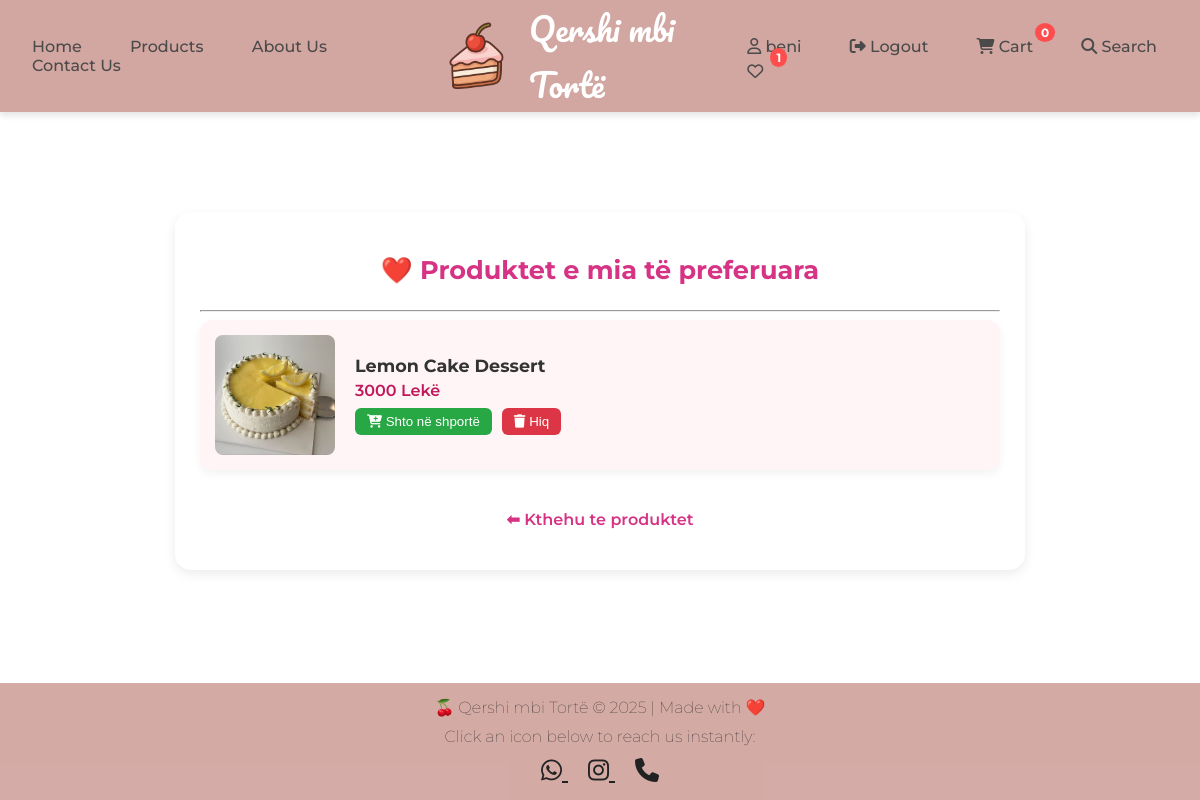
Page /favorites/ (signed in) on the committed database.
### shop/models.py (models this page shows, shortened)
class Favorite(models.Model):
    user = models.ForeignKey(User, on_delete=models.CASCADE, related_name='favorites')
    product = models.ForeignKey('shop.Product', on_delete=models.CASCADE, related_name='favorited_by')
    created_at = models.DateTimeField(auto_now_add=True)
    class Meta:
        unique_together = ('user', 'product')
        ordering = ['-created_at']

class Product(models.Model):
    name = models.CharField(max_length=200)
    price = models.DecimalField(max_digits=8, decimal_places=2)
    available_quantity = models.IntegerField(default=0)
    ordered_quantity = models.IntegerField(default=0)
    image = models.ImageField(upload_to='images/', default='images/default.png')

### shop/views.py (the view)
# urls.py: path("favorites/", views.favorite_list, name="favorite_list"),
@login_required
def favorite_list(request):
    favorites = Favorite.objects.filter(user=request.user).select_related("product")
    return render(request, "shop/favorites.html", {"favorites": favorites})

### shop/templates/shop/favorites.html (shortened to what this page needs)
{% extends "shop/navbar_footer.html" %}
{% load static %}
{% block content %}
<div class="favorites-container">
  <h1>❤️ Produktet e mia të preferuara</h1>
  <hr>
  {% if favorites %}
    {% for fav in favorites %}
      <div class="favorite-card">
        <img src="{{ fav.product.image.url }}" alt="{{ fav.product.name }}">
        <div class="favorite-card-content">
          <h4>{{ fav.product.name }}</h4>
          <p class="price">{{ fav.product.price|floatformat:0 }} Lekë</p>
          <div class="favorite-actions">
            <form method="post" action="{% url 'add_to_cart' fav.product.id %}">
              <button type="submit" class="btn-success">
                <i class="fa fa-cart-plus"></i> Shto në shportë
              </button>
            </form>
            <form method="post" action="{% url 'toggle_favorite' fav.product.id %}">
              <button type="submit" class="btn-danger">
                <i class="fa fa-trash"></i> Hiq
              </button>
            </form>
          </div>
        </div>
      </div>
    {% endfor %}
  {% else %}
    <p style="text-align:center; color:#666;">S'ke asnjë produkt te favoritet.</p>
  {% endif %}
  <p style="text-align:center;">
    <a class="back-link" href="{% url 'products' %}">⬅ Kthehu te produktet</a>
  </p>
</div>
{% endblock %}

### shop/templates/shop/navbar_footer.html (shortened to what this page needs)
{% load static %}
<!DOCTYPE html>
<html lang="en">
<head>
  <link rel="stylesheet" href="https://cdnjs.cloudflare.com/ajax/libs/font-awesome/6.5.0/css/all.min.css" />
</head>
<body class="{% block body_class %}{% endblock %}">
  <div class="navbar">
    <div class="nav-left">
      <a href="{% url 'home' %}">Home</a>
      <a href="{% url 'products' %}">Products</a>
      <a href="{% url 'about_us' %}">About Us</a>
      <a href="{% url 'contact_us' %}">Contact Us</a>
    </div>
    <div class="logo">
      <img src="{% static 'images/logooo.png' %}" class="logo-img" />
      <span class="logo-text">Qershi mbi Tortë</span>
    </div>
    <div class="nav-right">
      {% if request.user.is_authenticated %}
        <a href="#"><i class="fa-regular fa-user"></i> {{ request.user.username }}</a>
        <a href="{% url 'client_logout' %}"><i class="fa-solid fa-right-from-bracket"></i> Logout</a>
      {% else %}
        <a href="{% url 'client_login' %}"><i class="fa-regular fa-user"></i> Account</a>
      {% endif %}
      <a href="{% url 'cart' %}" class="cart-link">
        <i class="fa-solid fa-cart-shopping"></i>
        <span id="cart-count">
          {% if request.session.cart_total_items %}{{ request.session.cart_total_items }}{% else %}0{% endif %}
        </span>
        Cart
      </a>
      <a href="{% url 'product_search' %}"><i class="fa-solid fa-magnifying-glass"></i> Search</a>
      <a href="{% url 'favorite_list' %}" class="favorites-link">
        <i class="fa-regular fa-heart"></i>
        <span id="favorites-count">
           {% if request.user.is_authenticated %}
              {{ request.user.favorites.count }}
                 {% else %}
                     0
                   {% endif %}
        </span>
      </a>
    </div>
  </div>
  <main>
    {% block content %}{% endblock %}
  </main>
  <footer>
    🍒 Qershi mbi Tortë © 2025 | Made with ❤️
    {% if request.path == '/contact-us/' %}
       {% else %}
    <p>Click an icon below to reach us instantly:</p>
    <div class="contact-icons">
      <a href="https://wa.me/+355699655754" target="_blank" title="WhatsApp">
        <i class="fa-brands fa-whatsapp"></i>
      </a>
      <a href="https://www.instagram.com/qershi_mbi_torte/" target="_blank" title="Instagram">
        <i class="fa-brands fa-instagram"></i>
      </a>
      <a href="tel:0699655754" title="Call Us">
        <i class="fa-solid fa-phone"></i>
      </a>
    </div>
    {% endif %}
  </footer>
</body>
</html>

### shop/templates/shop/navbar_footer.html (style rules this page uses)
html, body { margin: 0; padding: 0; height: 100%; display: flex; flex-direction: column; font-family: 'Montserrat', sans-serif; background: transparent; }
.navbar { background-color: #d2a6a1; padding: 0px 10px; display: flex; justify-content: space-between; align-items: center; box-shadow: 0 4px 6px rgba(0,0,0,0.1); }
.nav-left a, .nav-right a { color: #4a4a4a; text-decoration: none; margin: 0 10px; font-weight: 500; padding: 6px 12px; border-radius: 6px; transition: all 0.3s ease; }
.logo { display: flex; align-items: center; font-family: 'Pacifico', cursive; font-size: 2rem; color: #fff; cursor: default; }
.logo-img { width: 80px; height: auto; margin-right: 12px; border-radius: 10%; opacity: 0.9; border: none; }
.logo-text { font-size: 2rem; color: #fff; transition: color 0.3s ease; }
.cart-link { position: relative; display: inline-block; }
#cart-count, #favorites-count { background: #ff4d4d; color: white; font-size: 0.75em; font-weight: bold; padding: 2px 6px; border-radius: 50%; position: absolute; top: -8px; }
#cart-count { right: -10px; }
#favorites-count { right: -12px; }
.favorites-link { position: relative; }
main { flex: 1; margin-top: 60px; margin-bottom: 50px; }
footer { background-color: rgba(210, 166, 161, 0.95); color: #222; text-align: center; padding: 15px 10px; font-weight: 100; }
footer p { margin: 10px 0; font-size: 16px; }
.contact-icons a { margin: 0 10px; color: #222; font-size: 24px; transition: transform 0.3s, color 0.3s; }

### shop/templates/shop/favorites.html (style rules this page uses)
.favorites-container { max-width: 800px; margin: 40px auto; background: #fff; border-radius: 16px; padding: 25px; box-shadow: 0 4px 12px rgba(0,0,0,0.08); }
.favorites-container h1 { text-align: center; color: #d63384; margin-bottom: 25px; font-size: 1.6rem; }
.favorite-card { display: flex; align-items: center; padding: 15px; border-radius: 12px; box-shadow: 0 4px 10px rgba(0,0,0,0.05); margin-bottom: 20px; background: #fff5f7; }
.favorite-card img { width: 120px; height: 120px; object-fit: cover; border-radius: 8px; margin-right: 20px; }
.favorite-card-content { flex: 1; }
.favorite-card-content h4 { margin: 0; font-size: 1.1rem; font-weight: bold; color: #333; }
.favorite-card-content .price { color: #c2185b; font-weight: 600; margin: 5px 0; }
.favorite-actions { display: flex; gap: 10px; margin-top: 8px; }
.btn-success { background: #28a745; border: none; padding: 6px 12px; color: #fff; border-radius: 6px; cursor: pointer; transition: background 0.3s ease; }
.btn-danger { background: #dc3545; border: none; padding: 6px 12px; color: #fff; border-radius: 6px; cursor: pointer; transition: background 0.3s ease; }
a.back-link { display: inline-block; margin-top: 20px; text-decoration: none; color: #d63384; font-weight: 600; transition: opacity 0.3s ease; }

### rows in the picture
Favorite: product.image (picture), product.name "Lemon Cake Dessert", product.price "3000"

### other values in the picture
{{ request.user.username }} "beni"
{{ request.user.favorites.count }} "1"
